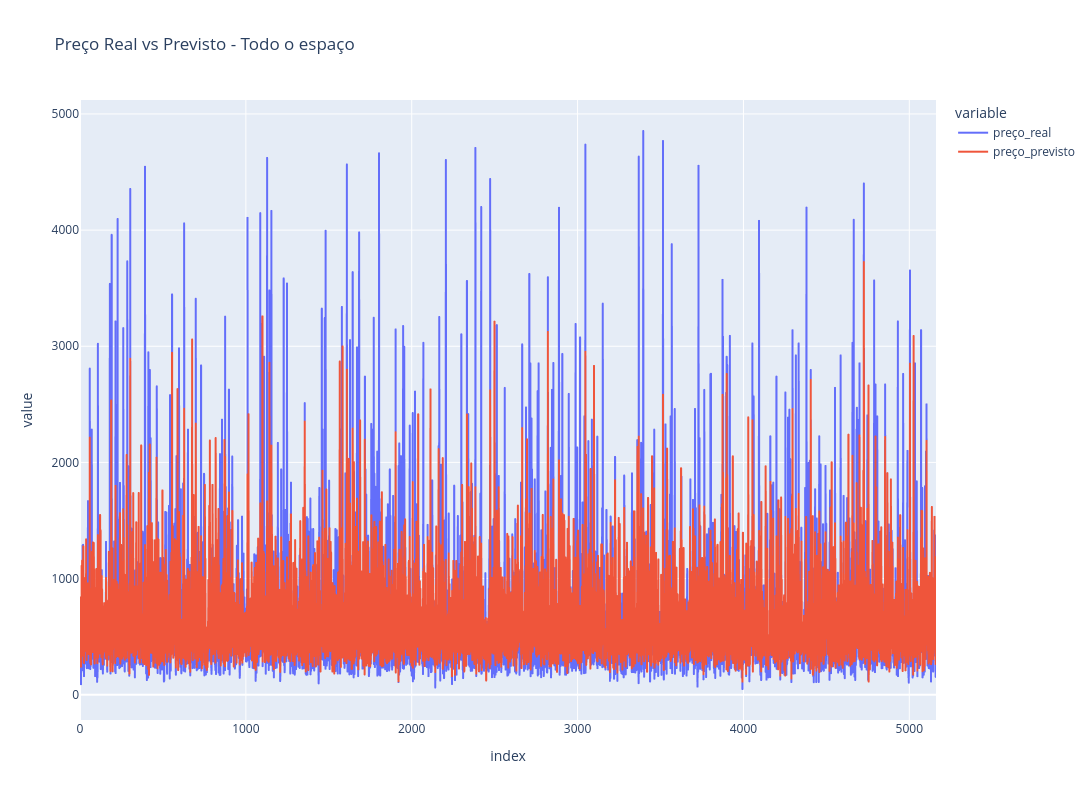

The notebook cell saved with this chart:
### Markdown cell above
Resultado muito bom com XGBoost, principalmente para os dados de todo o espaço

### Code cell
import pandas as pd
import plotly.express as px

nome_do_grupo = 'Todo o espaço' 

y_real = predicoes_pricing[CASO]['arvore_xgboost'][nome_do_grupo]['y_test']
y_previsto = predicoes_pricing[CASO]['arvore_xgboost'][nome_do_grupo]['y_pred']

df_grupo_original = dfs_por_quartos[nome_do_grupo].dropna()
X_grupo = df_grupo_original.drop(columns=['price_cleaned'])
y_grupo = df_grupo_original['price_cleaned'].values

_, X_test_grupo, _, _ = train_test_split(
    X_grupo, y_grupo, test_size=0.2, random_state=RANDOM_SEED
)

df_grupo = pd.DataFrame({
    'id_imovel': X_test_grupo['id'], 
    'preço_real': y_real,            
    'preço_previsto': y_previsto     
})

df_grupo.reset_index(drop=True, inplace=True)
df_grupo['erro (%)'] = ((df_grupo['preço_real'] - df_grupo['preço_previsto']).abs() / df_grupo['preço_real'])*100

fig = px.line(df_grupo, y=['preço_real', 'preço_previsto'], 
              title=f"Preço Real vs Previsto - {nome_do_grupo}")
fig.update_layout(
    width=1500,
    height=800
)
fig.show()

print(f"Exemplos com erro >= 10% para {nome_do_grupo}:")
print(df_grupo[df_grupo['erro (%)'] >= 10].head())

### Figure 1 — Plotly figure (JSON) as saved in the notebook; plotly's stock layout.template omitted (floating-point values rounded to 4 significant figures; data arrays with more than 128 entries replaced by an {"elided": "..."} marker saying what was removed)
{"data": [{"hovertemplate": "variable=preço_real<br>index=%{x}<br>value=%{y}<extra></extra>", "legendgroup": "preço_real", "line": {"color": "#636efa", "dash": "solid"}, "marker": {"symbol": "circle"}, "mode": "lines", "name": "preço_real", "showlegend": true, "type": "scattergl", "x": {"elided": "5162 int values"}, "xaxis": "x", "y": {"elided": "5162 float values"}, "yaxis": "y"}, {"hovertemplate": "variable=preço_previsto<br>index=%{x}<br>value=%{y}<extra></extra>", "legendgroup": "preço_previsto", "line": {"color": "#EF553B", "dash": "solid"}, "marker": {"symbol": "circle"}, "mode": "lines", "name": "preço_previsto", "showlegend": true, "type": "scattergl", "x": {"elided": "5162 int values"}, "xaxis": "x", "y": {"elided": "5162 float values"}, "yaxis": "y"}], "layout": {"height": 800, "legend": {"title": {"text": "variable"}, "tracegroupgap": 0}, "title": {"text": "Preço Real vs Previsto - Todo o espaço"}, "width": 1500, "xaxis": {"anchor": "y", "domain": [0, 1], "title": {"text": "index"}}, "yaxis": {"anchor": "x", "domain": [0, 1], "title": {"text": "value"}}}}
